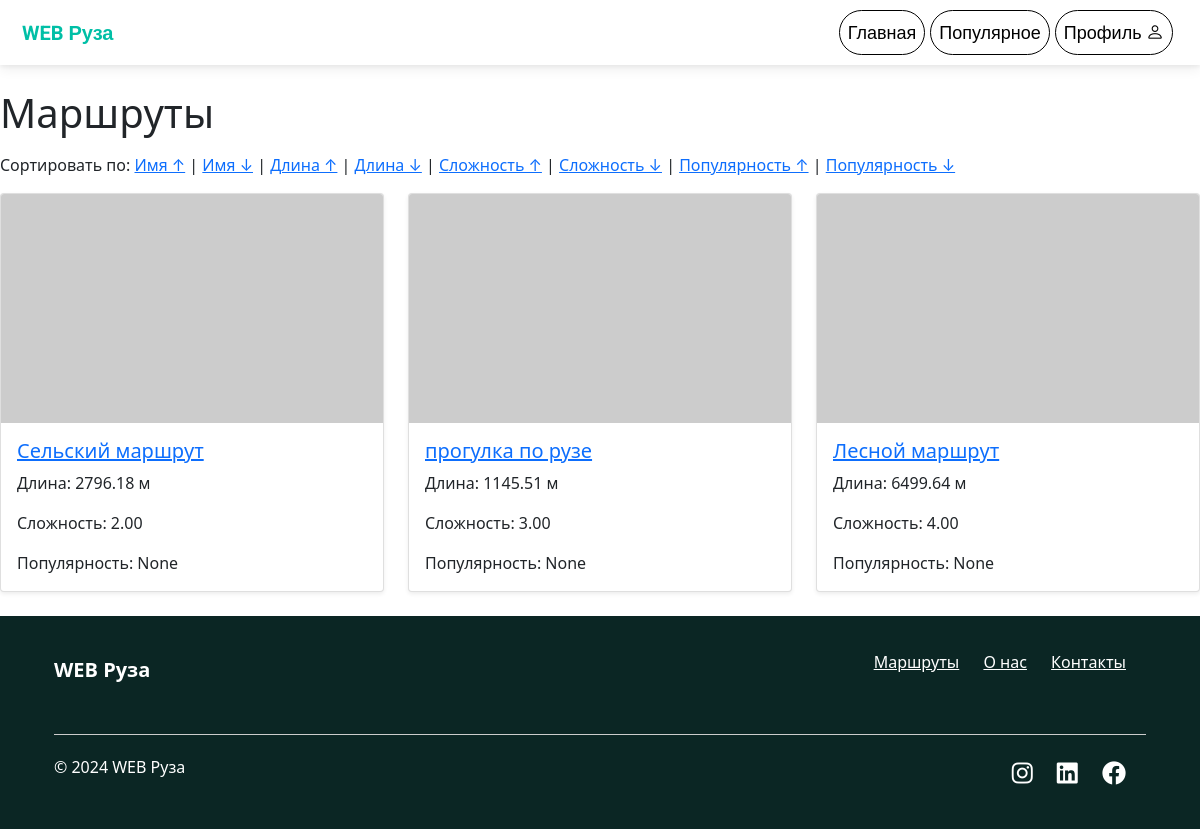
Page /routes/?sort_by=difficulty&order=asc on the committed database.
### Constructor/models.py (models this page shows)
class Line(models.Model):
    name = models.TextField(null=True)
    coordinates = models.TextField(null=True)
    length = models.DecimalField(max_digits=7, decimal_places=2, null=True)
    difficulty = models.DecimalField(max_digits=5, decimal_places=2, null=True)
    seasons = models.TextField(null=True)
    popularity = models.DecimalField(max_digits=7, decimal_places=0, null=True)
    notes = models.TextField(null=True)

### Constructor/views.py (the view)
# urls.py: path('routes/', views.route_list, name='route_list'),
def route_list(request):
    sort_by = request.GET.get('sort_by', 'name')  # Default sort by name
    order = request.GET.get('order', 'asc')  # Default order ascending
    if order == 'desc':
        sort_by = '-' + sort_by
    routes = Line.objects.all().order_by(sort_by)
    return render(request, 'route_list.html', {'routes': routes})

### Constructor/templates/route_list.html (shortened to what this page needs)
{% extends 'base_generic.html' %}
{% block content %}
<!DOCTYPE html>
<html lang="ru">
<head>
    <link href="https://cdn.jsdelivr.net/npm/bootstrap@5.1.3/dist/css/bootstrap.min.css" rel="stylesheet">
</head>
<body>
    <h1 class="mt-4 mb-3">Маршруты</h1>
    <div class="mb-3">
        <span>Сортировать по:</span>
        <a href="?sort_by=name&order=asc">Имя ↑</a> |
        <a href="?sort_by=name&order=desc">Имя ↓</a> |
        <a href="?sort_by=length&order=asc">Длина ↑</a> |
        <a href="?sort_by=length&order=desc">Длина ↓</a> |
        <a href="?sort_by=difficulty&order=asc">Сложность ↑</a> |
        <a href="?sort_by=difficulty&order=desc">Сложность ↓</a> |
        <a href="?sort_by=popularity&order=asc">Популярность ↑</a> |
        <a href="?sort_by=popularity&order=desc">Популярность ↓</a>
    </div>
    <div class="row">
        {% for route in routes %}
        <div class="col-md-4">
            <div class="card mb-4 shadow-sm">
                <img class="card-img-top" src="https://via.placeholder.com/500x300" alt="Изображение маршрута">
                <div class="card-body">
                    <h5 class="card-title">
                        <a href="{% url 'route_page' route.id %}">{{ route.name }}</a>
                    </h5>
                    <p class="card-text">Длина: {{ route.length }} м</p>
                    <p class="card-text">Сложность: {{ route.difficulty }}</p>
                    <p class="card-text">Популярность: {{ route.popularity }}</p>
                </div>
            </div>
        </div>
        {% endfor %}
    </div>
</body>
</html>
{% endblock %}

### rows in the picture
Line: name "Сельский маршрут", length "2796.18", difficulty "2.00", popularity "None"
Line: name "прогулка по рузе", length "1145.51", difficulty "3.00", popularity "None"
Line: name "Лесной маршрут", length "6499.64", difficulty "4.00", popularity "None"
